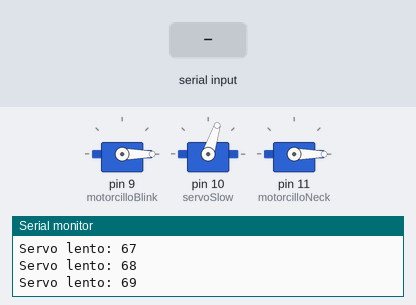
Simulated run of this sketch. Board: Arduino Uno, built with avr-gcc and run on an emulated ATmega328P. Parts: 3 × servo, the last lines printed to the serial monitor. The test bench sets the inputs (shaded band).

Above: at 1.29 s.
1.3 s: "90,45\n" received over Serial
At 2.1 s:
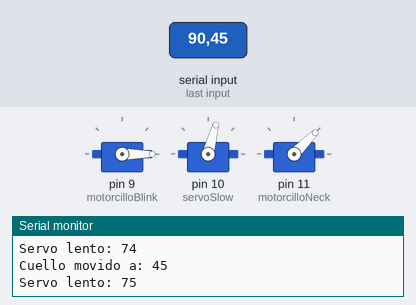
4.3 s: "90\n" received over Serial
At 5.1 s:
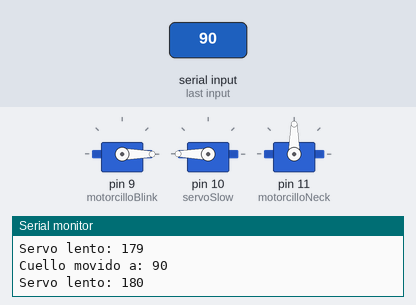
7.3 s: "30,150\n" received over Serial
At 8.2 s:
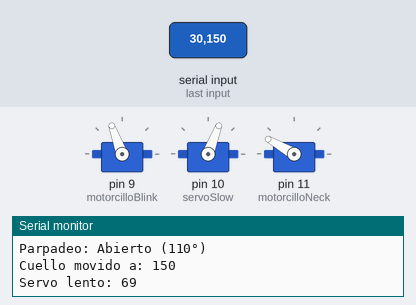
10.3 s: "90,45\n" received over Serial
At 11.1 s:
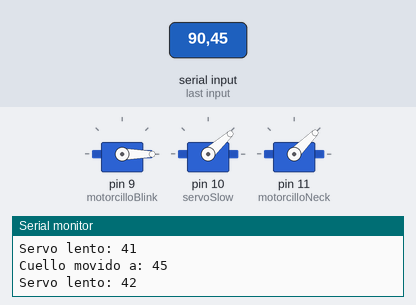
13.3 s: "0\n" received over Serial
16.3 s: "90\n" received over Serial
At 17.1 s:
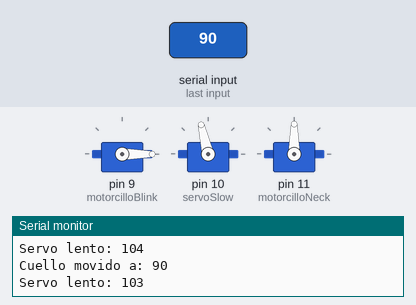
Timing chart, 0 to 29.2 s (numbered marks = the images above; inputs shaded):
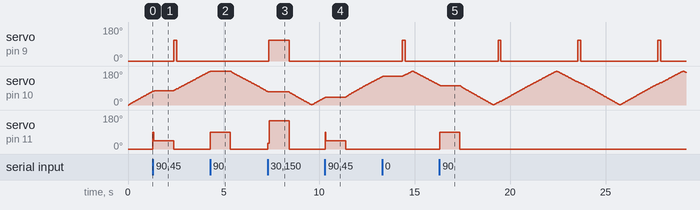

The sketch:

gears-working.ino
```cpp
#include <Servo.h>

Servo motorcilloBlink;
Servo servoSlow;
Servo motorcilloNeck;

int pos = 0;
int direccion = 1;
bool amenaza = false;  // Cambia a true para activar el movimiento del cuello
unsigned long previousBlinkTime = 0;
unsigned long previousNeckTime = 0;
unsigned long previousSlowTime = 0;

// Estados para el parpadeo
int blinkState = 0;
unsigned long blinkInterval = 0;

// Estados para el cuello
int neckState = 0;
unsigned long neckInterval = 0;

void moverMotorcilloBlink() {
  unsigned long currentTime = millis();

  switch (blinkState) {
    case 0:  // Espera inicial de 2 segundos en posición 0
      if (currentTime - previousBlinkTime >= 2000) {
        motorcilloBlink.write(110);
        Serial.println("Parpadeo: Abierto (110°)");
        previousBlinkTime = currentTime;
        blinkState = 1;
      }
      break;

    case 1:  // Mantener abierto por 150ms
      if (currentTime - previousBlinkTime >= 150) {
        motorcilloBlink.write(0);
        Serial.println("Parpadeo: Cerrado (0°)");
        previousBlinkTime = currentTime;
        blinkState = 2;
      }
      break;

    case 2:  // Espera final de 2 segundos en posición 0
      if (currentTime - previousBlinkTime >= 2000) {
        previousBlinkTime = currentTime;
        blinkState = 0;  // Reiniciar ciclo
      }
      break;
  }
}

void moverMotorcilloNeck() {
  if (!amenaza) {
    // Si no hay amenaza, mantener en posición 0 y resetear estado
    if (neckState != 0) {
      motorcilloNeck.write(0);
      neckState = 0;
      previousNeckTime = millis();
    }
    return;
  }

  unsigned long currentTime = millis();

  switch (neckState) {
    case 0:  // Comenzar en 0 grados y esperar 2 segundos
      motorcilloNeck.write(0);
      if (currentTime - previousNeckTime >= 2000) {
        Serial.println("Cuello: Moviendo a 150°");
        neckState = 1;
        previousNeckTime = currentTime;
      }
      break;

    case 1:  // Mover a 150 grados
      motorcilloNeck.write(150);
      neckState = 2;
      break;

    case 2:  // Esperar 2 segundos en 150°
      if (currentTime - previousNeckTime >= 2000) {
        Serial.println("Cuello: Moviendo a 0°");
        neckState = 3;
        previousNeckTime = currentTime;
      }
      break;

    case 3:  // Mover a 0 grados
      motorcilloNeck.write(0);
      neckState = 0;
      break;
  }
}

void slowMo() {
  unsigned long currentTime = millis();

  if (currentTime - previousSlowTime >= 15) {
    servoSlow.write(pos);

    Serial.print("Servo lento: ");
    Serial.println(pos);

    pos += direccion;

    if (pos >= 180) {
      direccion = -1;
      pos = 180;
    }
    if (pos <= 0) {
      direccion = 1;
      pos = 0;
    }

    previousSlowTime = currentTime;
  }
}

void procesarSerial() {
  if (Serial.available() > 0) {
    int angulo = Serial.parseInt();
    if (angulo >= 0 && angulo <= 180) {
      motorcilloNeck.write(angulo);
      Serial.print("Cuello movido a: ");
      Serial.println(angulo);
    }
  }
}

void setup() {
  motorcilloBlink.attach(9);
  servoSlow.attach(10);
  motorcilloNeck.attach(11);

  motorcilloBlink.write(0);
  motorcilloNeck.write(0);
  servoSlow.write(0);

  Serial.begin(9600);
  Serial.println("Sistema iniciado");
  Serial.println("Escribe un número entre 0-180 para mover el cuello");

  // Para probar, puedes activar la amenaza después de 5 segundos
  //delay(5000);
  //amenaza = true;
  //Serial.println("AMENAZA ACTIVADA");
}

void loop() {
  slowMo();
  moverMotorcilloBlink();
  moverMotorcilloNeck();
  procesarSerial();

  // Ejemplo: Activar amenaza con un botón en el pin 2
  // if (digitalRead(2) == HIGH) {
  //   amenaza = true;
  // } else {
  //   amenaza = false;
  // }
}
```

Measured:
- after the input at 1.3 s, servo on pin 11 (motorcilloNeck): 0° → 45° at once, → 0° 1.1 s later
- after the input at 4.3 s, servo on pin 9 (motorcilloBlink): stays 0° (without the input it goes to 110° after 2.3 s); servo on pin 11 (motorcilloNeck): 0° → 90° at once, → 0° 1.0 s later
- after the input at 7.3 s, servo on pin 11 (motorcilloNeck): 0° → 30° at once, → 150° 0.07 s later, → 0° 1.0 s later
- after the input at 10.3 s, servo on pin 9 (motorcilloBlink): stays 0° (without the input it goes to 110° after 2.1 s); servo on pin 11 (motorcilloNeck): 0° → 45° at once, → 0° 1.1 s later
- after the input at 16.3 s, servo on pin 11 (motorcilloNeck): 0° → 90° at once, → 0° 1.0 s later
